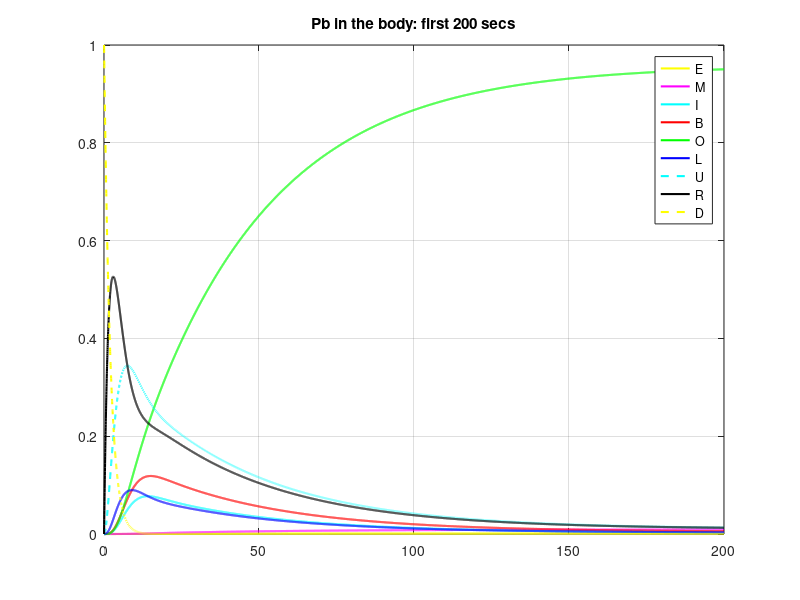

MATLAB code for this plot:
clear all;
close all;
% time const
r = 1/2 % s^(-1)
b = 1/3
l = 1/4.5
o = 1/4
c = 1/4.8
q = 1/(23 * 60) 
e = 1/(45 * 60)
m = 1/(12 * 60)

dt = min([r,b,l,o,c,e,m].^(-1))/100

na = 2; % nb of absorbing states
nt = 7; % nb of transition states
nstep = 10000;

%    E      M|   I        B        O      L          U      R      D  
M = [1/dt   0    e        0        0      0          0      0      0;       %E
     0      1/dt 0        m        0      0          0      0      0;       %M
     0      0    1/dt-o-e 0        0      o          0      0      0;       %I  
     0      0    0        1/dt-m-c 0      b          0      0      0;       %B
     0      0    0        0        1/dt-q o          0      0      0;       %O  
     0      0    0        0        0      1/dt-o-o-b l      0      0;       %L 
     0      0    0        0        0      0          1/dt-l l      0;       %U
     0      0    o        c        q      0          0      1/dt-l r;       %R
     0      0    0        0        0      0          0      0      1/dt-r]*dt; %D 
sum(M)  % check ! sum(M) should be 1 for each column

% Extract the matrix R, Q from the M matrix:
R = M(1:na,(na+1):(na+nt));       
Q = M(na+1:na+nt, na+1:na+nt);
%Build the fundamental matrix:
I = eye(size(Q));
F = inv(I-Q); 
% The time matrix
T = F*dt; %in sec
% Absorption matrix:
A = R*F;
disp('sum of columns of A'); % it should be 1
disp(sum(A));


% Time evolution of the markov process:

N = zeros(na+nt,nstep);
N(9,1) = 1;

for j=2:nstep
    N(:,j)= M*N(:,j-1);
end 

time = (1 : nstep)*dt; % in sec

plot(time, N(1,:), 'y', 'linewidth', 1.5); % Eliminate
hold on;
plot(time, N(2,:), 'm', 'linewidth', 1.5); % NDMA irgendwas!!
plot(time, N(3,:), 'c', 'linewidth', 1.5);
plot(time, N(4,:), 'r', 'linewidth', 1.5); 
plot(time, N(5,:), 'g', 'linewidth', 1.5); % Bone
plot(time, N(6,:), 'b', 'linewidth', 1.5);
plot(time, N(7,:), 'c--', 'linewidth', 1.5);
plot(time, N(8,:), 'k', 'linewidth', 1.5);
plot(time, N(9,:), 'y--', 'linewidth', 1.5);
grid on;

legend('E','M','I','B','O','L','U','R','D');
title('Pb in the body: first 200 secs');

hold off;